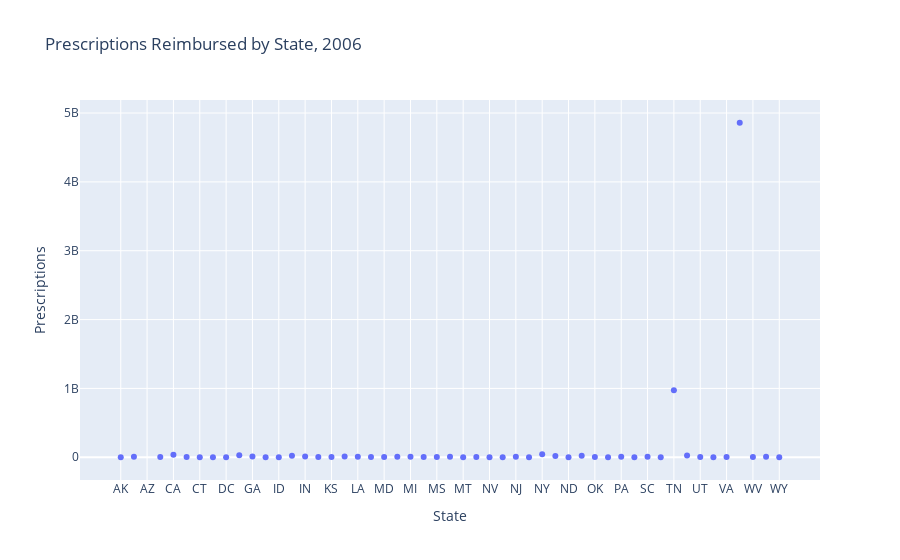

The cell this chart's notebook holds for it:
### Markdown cell above
Let's now investigate the high prescriptions seen for 2006 and 2007.

### Code cell
# 2006 Rx plotted by state

layout = go.Layout(xaxis={'title': 'State'}, yaxis={'title': 'Prescriptions'}, title={'text': 'Prescriptions Reimbursed by State, 2006'})
fig = go.Figure(data=go.Scatter(x = list(rx_state_year_df.index), y = list(rx_state_year_df['d06'].values), mode='markers'),layout=layout)
fig.update()
fig.show()

### Figure 1 — Plotly figure (JSON) as saved in the notebook; plotly's stock layout.template omitted (floating-point values rounded to 4 significant figures)
{"data": [{"mode": "markers", "type": "scatter", "x": ["AK", "AL", "AZ", "AR", "CA", "CO", "CT", "DE", "DC", "FL", "GA", "HI", "ID", "IL", "IN", "IA", "KS", "KY", "LA", "ME", "MD", "MA", "MI", "MN", "MS", "MO", "MT", "NE", "NV", "NH", "NJ", "NM", "NY", "NC", "ND", "OH", "OK", "OR", "PA", "RI", "SC", "SD", "TN", "TX", "UT", "VT", "VA", "WA", "WV", "WI", "WY"], "y": [928860, 6901318, null, 4221741, 36856393, 2799453, 2028868, 1542883, 647073, 28305964, 11005418, 752090, 1482330, 22524149, 11081697, 3787704, 2076494, 9645556, 9182635, 2896943, 2535396, 7711284, 6204091, 2921625, 4828292, 8910793, 788179, 2933690, 935873, 1118974, 5754498, 226141, 44091473, 18403970, 425767, 21909844, 4174628, 1883249, 8886689, 799355, 5873160, 649827, 972054248, 25909923, 2090235, 365489, 4286696, 4858837652, 5625972, 6736380, 431218]}], "layout": {"title": {"text": "Prescriptions Reimbursed by State, 2006"}, "xaxis": {"title": {"text": "State"}}, "yaxis": {"title": {"text": "Prescriptions"}}}}
